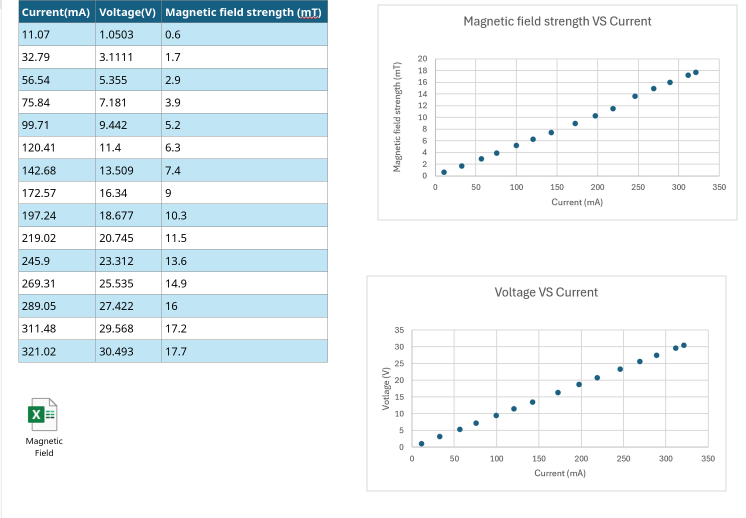
#> input picture data/source_electromagnet_calibration.png, 1491 x 1036 px (shown at 1/2 size)
$ python circulardistortionreverserengineering.py
#> lines starting #> are read from the running program, lines starting #| are printed output that depends on the picture; after the words box and inside, x2 and y2 are one past the last pixel; in counts of white or black regions, pixels touching at a corner belong together
import cv2
import numpy as np
import math
import os
import secrets

original_img = None
IMAGE_W, IMAGE_H = 640, 360

# Simulator Parameters
params = [
    {"name": "Pitch (X-Axis Tilt)", "val": 0, "min": -80, "max": 80, "step": 2},
    {"name": "Yaw   (Y-Axis Tilt)", "val": 0, "min": -80, "max": 80, "step": 2},
    {"name": "Roll  (Z-Axis Spin)", "val": 0, "min": -80, "max": 80, "step": 2},
    {"name": "Distance (Zoom out)", "val": 800, "min": 200, "max": 3000, "step": 25}
]

active_idx = 0

def load_image(filepath):
    global original_img
    if not os.path.exists(filepath):
        print(f"ERROR: Could not find '{filepath}'.")
        exit()
    original_img = cv2.imread(filepath)
    # Ensure it is exactly our 640x360 baseline
    original_img = cv2.resize(original_img, (IMAGE_W, IMAGE_H))

def get_keystone_homography(pitch, yaw, roll, z_dist):
    """Calculates the 3D perspective warp matrix"""
    cx, cy = IMAGE_W / 2.0, IMAGE_H / 2.0
    f = IMAGE_W  # Assumed focal length for the virtual projection

    # Convert degrees to radians
    rx = math.radians(pitch)
    ry = math.radians(yaw)
    rz = math.radians(roll)

    # Calculate 3D Rotation Matrices
    Rx = np.array([[1, 0, 0], [0, math.cos(rx), -math.sin(rx)], [0, math.sin(rx), math.cos(rx)]])
    Ry = np.array([[math.cos(ry), 0, math.sin(ry)], [0, 1, 0], [-math.sin(ry), 0, math.cos(ry)]])
    Rz = np.array([[math.cos(rz), -math.sin(rz), 0], [math.sin(rz), math.cos(rz), 0], [0, 0, 1]])
    R = Rz @ Ry @ Rx

    # Define the 4 corners of the 2D image in 3D space
    corners_3d = np.array([[-cx, -cy, 0], [cx, -cy, 0], [cx, cy, 0], [-cx, cy, 0]])

    corners_2d_warped = []
    for pt in corners_3d:
        pt_rot = R @ pt
        pt_rot[2] += z_dist # Push it away from the virtual camera

        # Prevent division by zero if zoom is too close
        z = pt_rot[2] if pt_rot[2] > 1e-6 else 1e-6

        # Project back to 2D
        u = (f * pt_rot[0] / z) + cx
        v = (f * pt_rot[1] / z) + cy
        corners_2d_warped.append([u, v])

    src_pts = np.array([[0, 0], [IMAGE_W, 0], [IMAGE_W, IMAGE_H], [0, IMAGE_H]], dtype=np.float32)
    dst_pts = np.array(corners_2d_warped, dtype=np.float32)

    # Calculate the perspective transformation matrix
    H, _ = cv2.findHomography(src_pts, dst_pts)
    return H

def draw_hud(img):
    overlay = img.copy()
    cv2.rectangle(overlay, (10, 10), (380, 220), (0, 0, 0), -1)
    img = cv2.addWeighted(overlay, 0.7, img, 0.3, 0)

    cv2.putText(img, "--- 3D KEYSTONE SIMULATOR ---", (20, 35), cv2.FONT_HERSHEY_SIMPLEX, 0.6, (255, 255, 255), 2)
    cv2.putText(img, "UP/DOWN: Select | LEFT/RIGHT: Adjust", (20, 60), cv2.FONT_HERSHEY_SIMPLEX, 0.4, (200, 200, 200), 1)

    y_offset = 95
    for i, p in enumerate(params):
        color = (0, 255, 0) if i == active_idx else (255, 255, 255)
        prefix = "> " if i == active_idx else "  "
        text = f"{prefix}{p['name']}: {p['val']}"
        cv2.putText(img, text, (20, y_offset), cv2.FONT_HERSHEY_SIMPLEX, 0.5, color, 2)
        y_offset += 25

    cv2.putText(img, "[S]ave Test Image | [Q]uit", (20, y_offset + 15), cv2.FONT_HERSHEY_SIMPLEX, 0.5, (0, 255, 255), 2)
    return img

def run_simulator():
    global active_idx
    cv2.namedWindow('Keystone Simulator', cv2.WINDOW_NORMAL)

    print("\n--- 3D KEYSTONE SIMULATOR ACTIVE ---")
    print("Use Arrow Keys to pitch and yaw the image.")
    print("Press 's' to Save your distorted test image.\n")

    while True:
        pitch = params[0]['val']
        yaw = params[1]['val']
        roll = params[2]['val']
        z_dist = params[3]['val']

        # Calculate mathematical warp
        H = get_keystone_homography(pitch, yaw, roll, z_dist)

        # Apply warp (borderValue=0 ensures the background stays perfectly black)
        warped_img = cv2.warpPerspective(original_img, H, (IMAGE_W, IMAGE_H), borderValue=(0, 0, 0))

        final_display = draw_hud(warped_img)
        cv2.imshow('Keystone Simulator', final_display)

        key = cv2.waitKeyEx(30)

        if key == -1: continue
        if key == ord('q'): break

        elif key == ord('s'):
            # Save without HUD
            clean_warped_img = cv2.warpPerspective(original_img, H, (IMAGE_W, IMAGE_H), borderValue=(0, 0, 0))

            token = secrets.token_hex(2)
            filename = f"simulated_keystone_p{pitch}_y{yaw}_{token}.png"
            cv2.imwrite(filename, clean_warped_img)
            print(f"SUCCESS: Saved test image to '{filename}'")

        elif key in (65362, ord('w')): active_idx = (active_idx - 1) % len(params)
        elif key in (65364, ord('s')): active_idx = (active_idx + 1) % len(params)
        elif key in (65361, ord('a')):
            p = params[active_idx]
            p['val'] = max(p['min'], p['val'] - p['step'])
        elif key in (65363, ord('d')):
            p = params[active_idx]
            p['val'] = min(p['max'], p['val'] + p['step'])

    cv2.destroyAllWindows()

if __name__ == "__main__":
    IMAGE_FILE = input("Enter pristine circles image filename (e.g., centered_asymmetric_circles...png): ").strip()
#> the answer given: ../data/source_electromagnet_calibration.png
    load_image(IMAGE_FILE)
#> in load_image, original_img is the input picture: shape (1036, 1491, 3); mean B, G, R 246.7, 244.1, 237.5
#> in load_image, `original_img = cv2.resize(original_img, (IMAGE_W, IMAGE_H))`:
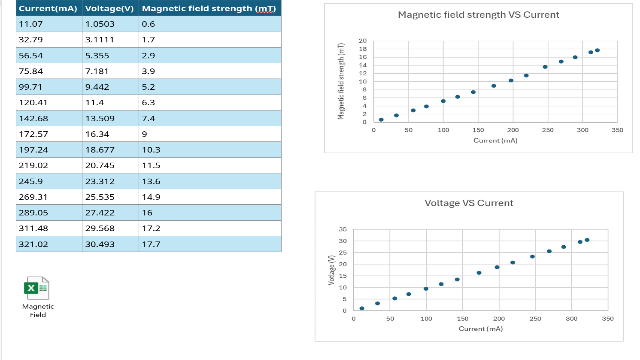
#> original_img: shape (360, 640, 3); mean B, G, R 246.6, 243.9, 237.3
    run_simulator()
#> in run_simulator, `warped_img = cv2.warpPerspective(original_img, H, (IMAGE_W, IMAGE_H), ..`:
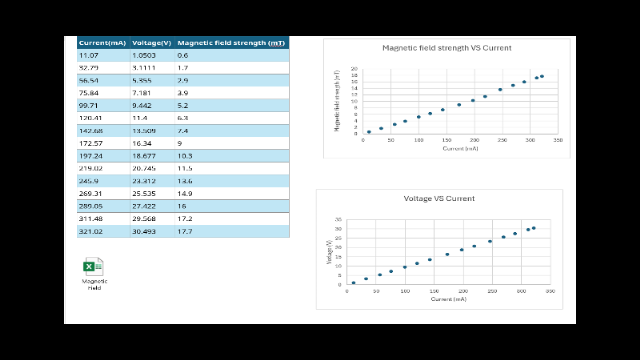
#> warped_img: shape (360, 640, 3); mean B, G, R 157.8, 156.1, 151.9
#> in draw_hud, `cv2.rectangle(overlay, (10, 10), (380, 220), (0, 0, 0), -1)`:
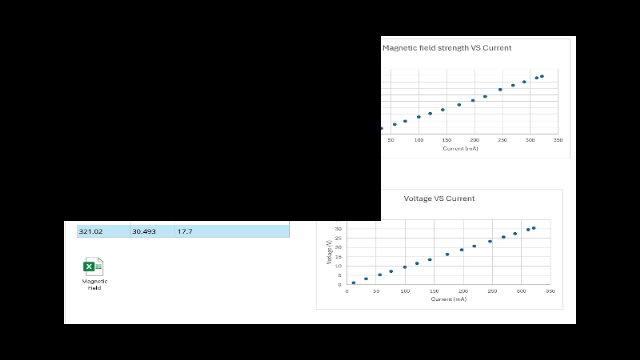
#> overlay: shape (360, 640, 3); mean B, G, R 96.7, 96.5, 96
#> in draw_hud, `img = cv2.addWeighted(overlay, 0.7, img, 0.3, 0)`:
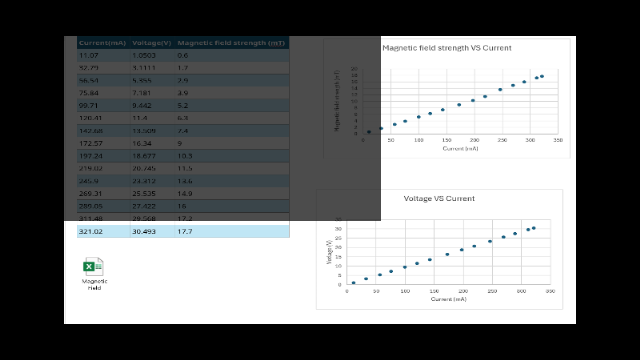
#> img: shape (360, 640, 3); mean B, G, R 115, 114.3, 112.7
#> in draw_hud, `cv2.putText(img, "UP/DOWN: Select | LEFT/RIGHT: Adjust", (20, 60), cv2..`:
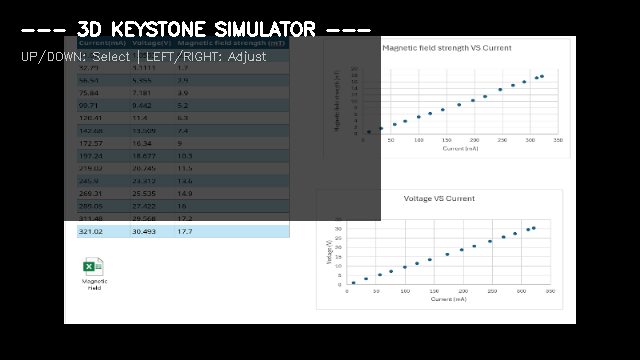
#> img: shape (360, 640, 3); mean B, G, R 117.6, 116.9, 115.3
#> after the loop in draw_hud, `for i, p in enumerate(params):`:
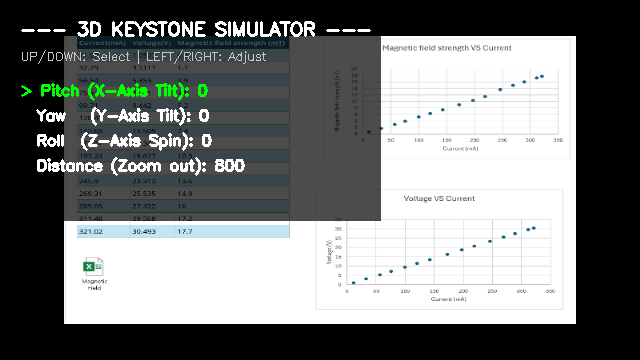
#> img: shape (360, 640, 3); 1.93% of pixels changed, all inside (x1, y1, x2, y2) = (21, 82, 245, 176)
#> after the loop in draw_hud, `for i, p in enumerate(params):`: y_offset = 195
#> in draw_hud, `cv2.putText(img, "[S]ave Test Image | [Q]uit", (20, y_offset + 15), cv..`:
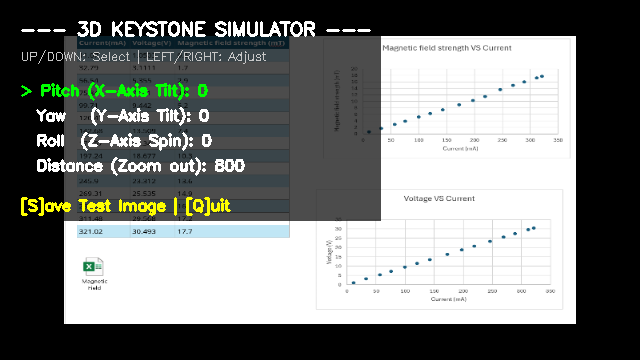
#> img: shape (360, 640, 3); 0.62% of pixels changed, all inside (x1, y1, x2, y2) = (21, 197, 231, 216)
#> (key q is pressed here)
#> in run_simulator, `key = cv2.waitKeyEx(30)`: key = 113
